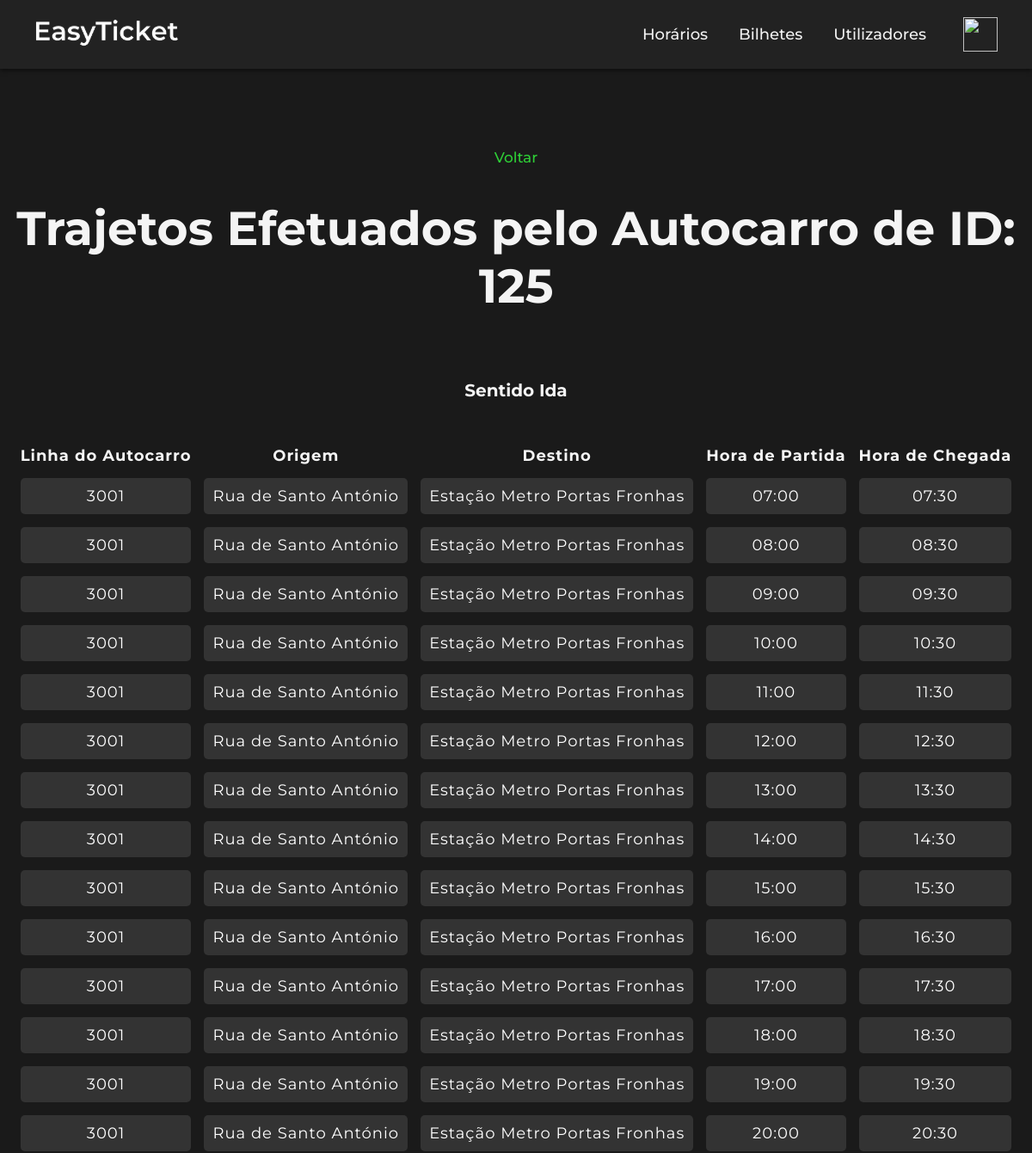
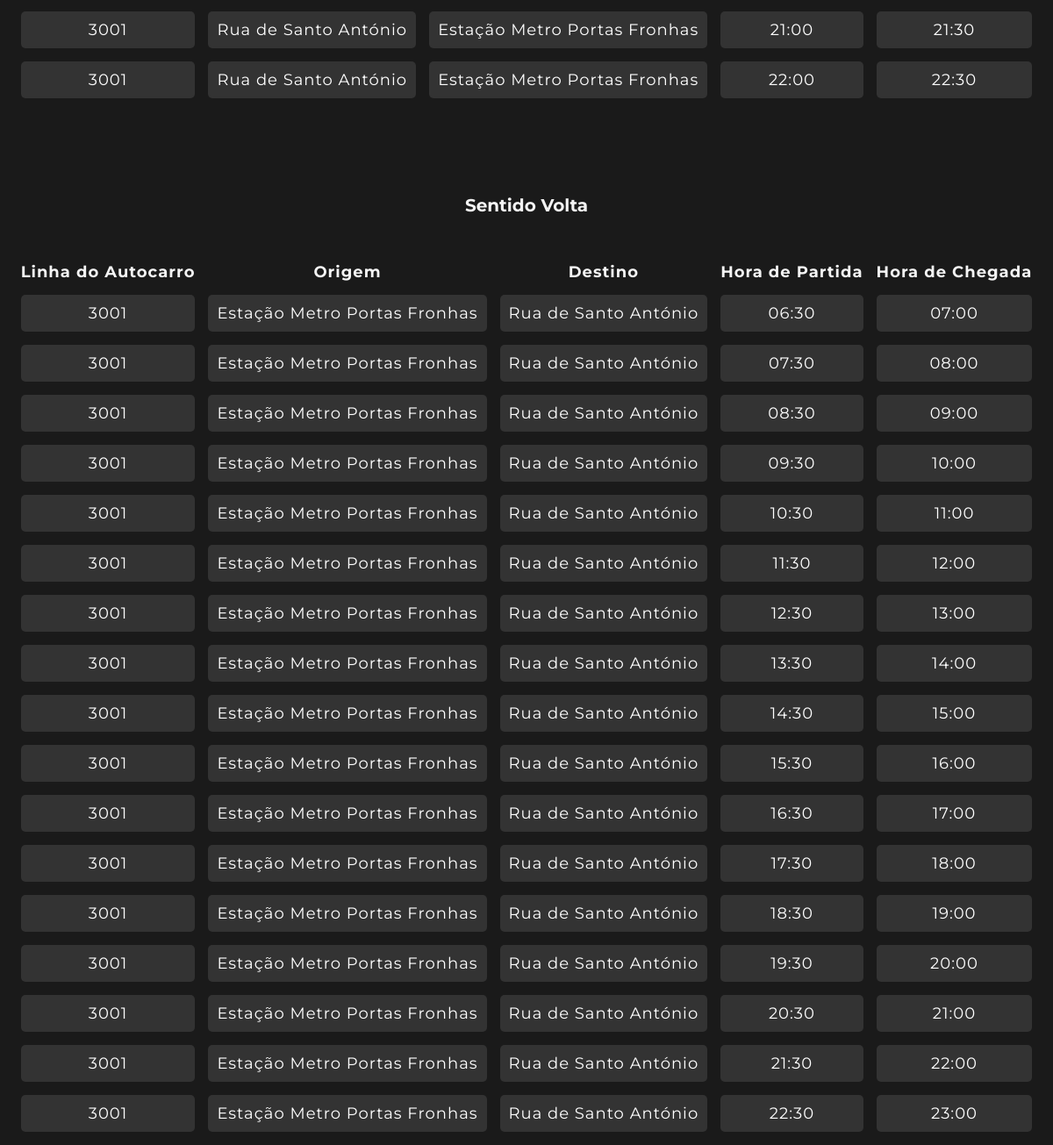
/autocarro_trajeto.php?id=125 (signed in), run on the app's committed database (2 pictures, top to bottom).
### tables this page shows
CREATE TABLE `viagem` (
  `id_viagem` int(11) NOT NULL,
  `id_autocarro` int(11) NOT NULL,
  `linha_autocarro` int(4) NOT NULL,
  `sentido` set('ida','volta') NOT NULL DEFAULT 'ida',
  `origem` varchar(40) NOT NULL,
  `destino` varchar(40) NOT NULL,
  `hora_partida` time NOT NULL,
  `hora_chegada` time NOT NULL
);

### autocarro_trajeto.php (the view, shortened to what this page needs)
<?php
require_once('menu.php');
require_once('ligarbd.php');
$id_autocarro = $_GET['id'];
$consulta_ida = "SELECT id_viagem, linha_autocarro, origem, destino, SUBSTRING(hora_partida, 1, 5) AS hora_partida, SUBSTRING(hora_chegada, 1, 5) AS hora_chegada
             FROM viagem WHERE id_autocarro='$id_autocarro' AND sentido='ida' ORDER BY hora_partida";
$resultado_ida = mysqli_query($basedados, $consulta_ida);
$nregistos_ida = mysqli_num_rows($resultado_ida);
$consulta_volta = "SELECT id_viagem, linha_autocarro, origem, destino, SUBSTRING(hora_partida, 1, 5) AS hora_partida, SUBSTRING(hora_chegada, 1, 5) AS hora_chegada
             FROM viagem WHERE id_autocarro='$id_autocarro' AND sentido='volta' ORDER BY hora_partida";
$resultado_volta = mysqli_query($basedados, $consulta_volta);
$nregistos_volta = mysqli_num_rows($resultado_volta);
?>
<html>
<head>
    <link href="style.css" rel="stylesheet" type="text/css">
</head>
<center>
<br><br><br>
<a href="autocarros.php">Voltar</a>
<br><br>
<h1>Trajetos Efetuados pelo Autocarro de ID: <?php echo $id_autocarro?> </h1>
    <br><br><br><br>
    <?php if ($nregistos_ida > 0 || $nregistos_volta > 0) : ?>
        <?php if ($nregistos_ida > 0) : ?>
            <p style="font-size: 20px; font-weight: bold;">Sentido Ida</p>
            <br><br>
            <table>
                <tr>
                    <th>Linha do Autocarro</th>
                    <th>Origem</th>
                    <th>Destino</th>
                    <th>Hora de Partida</th>
                    <th>Hora de Chegada</th>
                </tr>
                <?php
                while ($registo_ida = mysqli_fetch_assoc($resultado_ida)) {
                    echo '<tr>';
                    echo '<td>' . $registo_ida['linha_autocarro'] . '</td>';
                    echo '<td>' . $registo_ida['origem'] . '</td>';
                    echo '<td>' . $registo_ida['destino'] . '</td>';
                    echo '<td>' . $registo_ida['hora_partida'] . '</td>';
                    echo '<td>' . $registo_ida['hora_chegada'] . '</td>';
                    echo '</tr>';
                }
                ?>
            </table>
        <?php endif; ?>
        <?php if ($nregistos_volta > 0) : ?>
            <br><br><br><br><br>
            <p style="font-size: 20px; font-weight: bold;">Sentido Volta</p>
            <br><br>
            <table>
                <tr>
                    <th>Linha do Autocarro</th>
                    <th>Origem</th>
                    <th>Destino</th>
                    <th>Hora de Partida</th>
                    <th>Hora de Chegada</th>
                </tr>
                <?php
                while ($registo_volta = mysqli_fetch_assoc($resultado_volta)) {
                    echo '<tr>';
                    echo '<td>' . $registo_volta['linha_autocarro'] . '</td>';
                    echo '<td>' . $registo_volta['origem'] . '</td>';
                    echo '<td>' . $registo_volta['destino'] . '</td>';
                    echo '<td>' . $registo_volta['hora_partida'] . '</td>';
                    echo '<td>' . $registo_volta['hora_chegada'] . '</td>';
                    echo '</tr>';
                }
                ?>
            </table>
        <?php endif; ?>
    <?php else : ?>
        <h2 style="font-size: 30px; font-weight: bold; color: white;">Não há registos disponíveis!</h2>
    <?php endif; ?>
</center>

### style_navbar.css (style rules this page uses)
body { font-family: Arial, sans-serif; font-weight: 500; margin: 0; padding: 0; background-color: #1a1a1a; color: #f4f4f4; }
* { margin: 0; padding: 0; box-sizing: border-box; font-family: 'Montserrat', sans-serif; user-select: none; -moz-user-select: none; -webkit-user-select: none; -ms-user-select: none; -webkit-user-drag: none; -khtml-user-drag: none; -moz-user-drag: none; -o-user-drag: none; }
@media screen and (max-width: 1919px) and (min-width: 501px) { h1 { font-size: 50px; margin-top: 20px; } }
@media screen and (max-width: 1919px) and (min-width: 501px) { body { font-family: Arial, sans-serif; font-weight: 500; margin: 0; padding: 0; background-color: #1a1a1a; color: #f4f4f4; } }
@media screen and (max-width: 1919px) and (min-width: 501px) { a { color: #2ece36; font-weight: 500; font-size: 20px; text-decoration: none; transition: color 0.3s ease; } }

### style.css (style rules this page uses)
* { user-select: none; -moz-user-select: none; -webkit-user-select: none; -ms-user-select: none; -webkit-user-drag: none; -khtml-user-drag: none; -moz-user-drag: none; -o-user-drag: none; margin: 0; padding: 0; box-sizing: border-box; font-family: 'Montserrat', sans-serif; }
p, svg, button,input, img:active, a:active { -webkit-tap-highlight-color: rgba(0, 0, 0, 0); -webkit-focus-ring-color: rgba(0, 0, 0, 0); outline: none !important; }
@media screen and (max-width: 1919px) and (min-width: 501px) { h1 { font-size: 55px; margin-top: 20px; text-align: center; } }
@media screen and (max-width: 1919px) and (min-width: 501px) { body { font-family: Arial, sans-serif; font-weight: 500; margin: 0; padding: 0; background-color: #1a1a1a; color: #f4f4f4; } }
@media screen and (max-width: 1919px) and (min-width: 501px) { a { color: #2ece36; font-weight: 500; font-size: 17px; text-decoration: none; transition: color 0.3s ease; } }
@media screen and (max-width: 1919px) and (min-width: 501px) { table { margin: 0 auto; border-collapse: separate; border-spacing: 15px; font-size: 18px; text-align: center; letter-spacing: 1px; vertical-align: middle; width: auto; } }
@media screen and (max-width: 1919px) and (min-width: 501px) { td { border-radius: 5px; background-color: rgb(51, 51, 51); padding: 10px; color: white; } }

### data on the page
viagem: linha_autocarro "3001", origem "Rua de Santo António", destino "Estação Metro Portas Fronhas", hora_partida "07:00", hora_chegada "07:30"
viagem: linha_autocarro "3001", origem "Rua de Santo António", destino "Estação Metro Portas Fronhas", hora_partida "08:00", hora_chegada "08:30"
viagem: linha_autocarro "3001", origem "Rua de Santo António", destino "Estação Metro Portas Fronhas", hora_partida "09:00", hora_chegada "09:30"
viagem: linha_autocarro "3001", origem "Rua de Santo António", destino "Estação Metro Portas Fronhas", hora_partida "10:00", hora_chegada "10:30"
viagem: linha_autocarro "3001", origem "Rua de Santo António", destino "Estação Metro Portas Fronhas", hora_partida "11:00", hora_chegada "11:30"
viagem: linha_autocarro "3001", origem "Rua de Santo António", destino "Estação Metro Portas Fronhas", hora_partida "12:00", hora_chegada "12:30"
viagem: linha_autocarro "3001", origem "Rua de Santo António", destino "Estação Metro Portas Fronhas", hora_partida "13:00", hora_chegada "13:30"
viagem: linha_autocarro "3001", origem "Rua de Santo António", destino "Estação Metro Portas Fronhas", hora_partida "14:00", hora_chegada "14:30"
viagem: linha_autocarro "3001", origem "Rua de Santo António", destino "Estação Metro Portas Fronhas", hora_partida "15:00", hora_chegada "15:30"
viagem: linha_autocarro "3001", origem "Rua de Santo António", destino "Estação Metro Portas Fronhas", hora_partida "16:00", hora_chegada "16:30"
viagem: linha_autocarro "3001", origem "Rua de Santo António", destino "Estação Metro Portas Fronhas", hora_partida "17:00", hora_chegada "17:30"
viagem: linha_autocarro "3001", origem "Rua de Santo António", destino "Estação Metro Portas Fronhas", hora_partida "18:00", hora_chegada "18:30"
viagem: linha_autocarro "3001", origem "Rua de Santo António", destino "Estação Metro Portas Fronhas", hora_partida "19:00", hora_chegada "19:30"
viagem: linha_autocarro "3001", origem "Rua de Santo António", destino "Estação Metro Portas Fronhas", hora_partida "20:00", hora_chegada "20:30"
viagem: linha_autocarro "3001", origem "Rua de Santo António", destino "Estação Metro Portas Fronhas", hora_partida "21:00", hora_chegada "21:30"
viagem: linha_autocarro "3001", origem "Rua de Santo António", destino "Estação Metro Portas Fronhas", hora_partida "22:00", hora_chegada "22:30"
viagem: linha_autocarro "3001", origem "Estação Metro Portas Fronhas", destino "Rua de Santo António", hora_partida "06:30", hora_chegada "07:00"
viagem: linha_autocarro "3001", origem "Estação Metro Portas Fronhas", destino "Rua de Santo António", hora_partida "07:30", hora_chegada "08:00"
viagem: linha_autocarro "3001", origem "Estação Metro Portas Fronhas", destino "Rua de Santo António", hora_partida "08:30", hora_chegada "09:00"
viagem: linha_autocarro "3001", origem "Estação Metro Portas Fronhas", destino "Rua de Santo António", hora_partida "09:30", hora_chegada "10:00"
viagem: linha_autocarro "3001", origem "Estação Metro Portas Fronhas", destino "Rua de Santo António", hora_partida "10:30", hora_chegada "11:00"
viagem: linha_autocarro "3001", origem "Estação Metro Portas Fronhas", destino "Rua de Santo António", hora_partida "11:30", hora_chegada "12:00"
viagem: linha_autocarro "3001", origem "Estação Metro Portas Fronhas", destino "Rua de Santo António", hora_partida "12:30", hora_chegada "13:00"
viagem: linha_autocarro "3001", origem "Estação Metro Portas Fronhas", destino "Rua de Santo António", hora_partida "13:30", hora_chegada "14:00"
viagem: linha_autocarro "3001", origem "Estação Metro Portas Fronhas", destino "Rua de Santo António", hora_partida "14:30", hora_chegada "15:00"
viagem: linha_autocarro "3001", origem "Estação Metro Portas Fronhas", destino "Rua de Santo António", hora_partida "15:30", hora_chegada "16:00"
viagem: linha_autocarro "3001", origem "Estação Metro Portas Fronhas", destino "Rua de Santo António", hora_partida "16:30", hora_chegada "17:00"
viagem: linha_autocarro "3001", origem "Estação Metro Portas Fronhas", destino "Rua de Santo António", hora_partida "17:30", hora_chegada "18:00"
viagem: linha_autocarro "3001", origem "Estação Metro Portas Fronhas", destino "Rua de Santo António", hora_partida "18:30", hora_chegada "19:00"
viagem: linha_autocarro "3001", origem "Estação Metro Portas Fronhas", destino "Rua de Santo António", hora_partida "19:30", hora_chegada "20:00"
viagem: linha_autocarro "3001", origem "Estação Metro Portas Fronhas", destino "Rua de Santo António", hora_partida "20:30", hora_chegada "21:00"
viagem: linha_autocarro "3001", origem "Estação Metro Portas Fronhas", destino "Rua de Santo António", hora_partida "21:30", hora_chegada "22:00"
viagem: linha_autocarro "3001", origem "Estação Metro Portas Fronhas", destino "Rua de Santo António", hora_partida "22:30", hora_chegada "23:00"

### other printed values
$id_autocarro "125"
